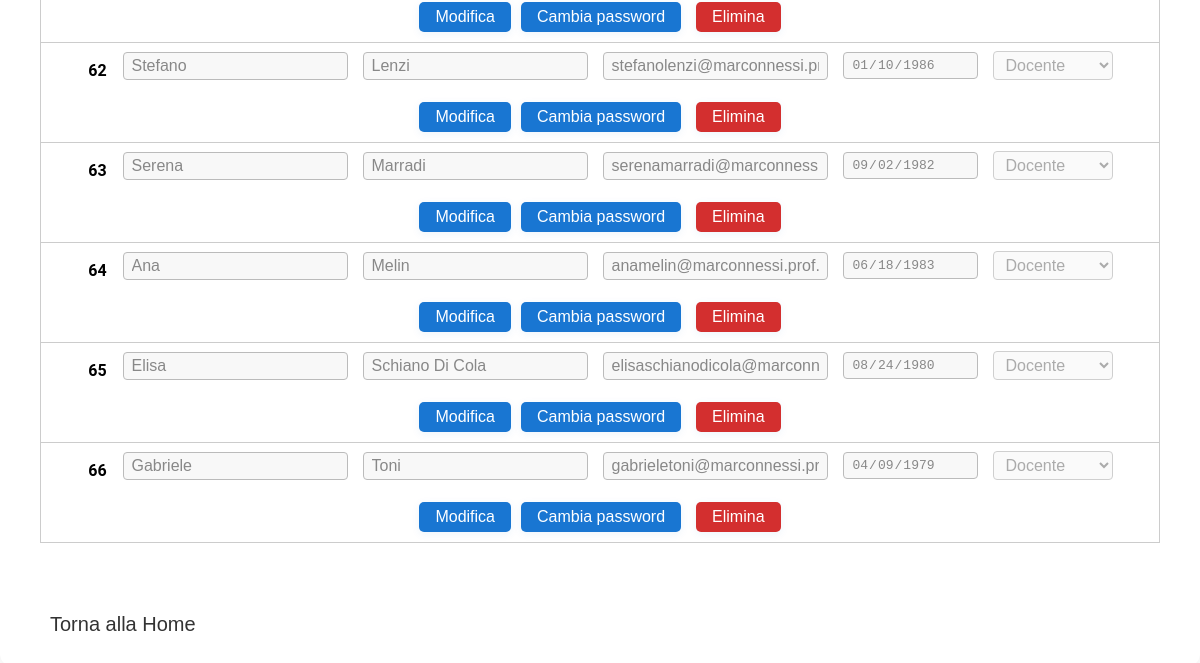
/marconnessi/pages/admin-utenti.php (signed in, lower part), run on an earlier commit of the app's database.
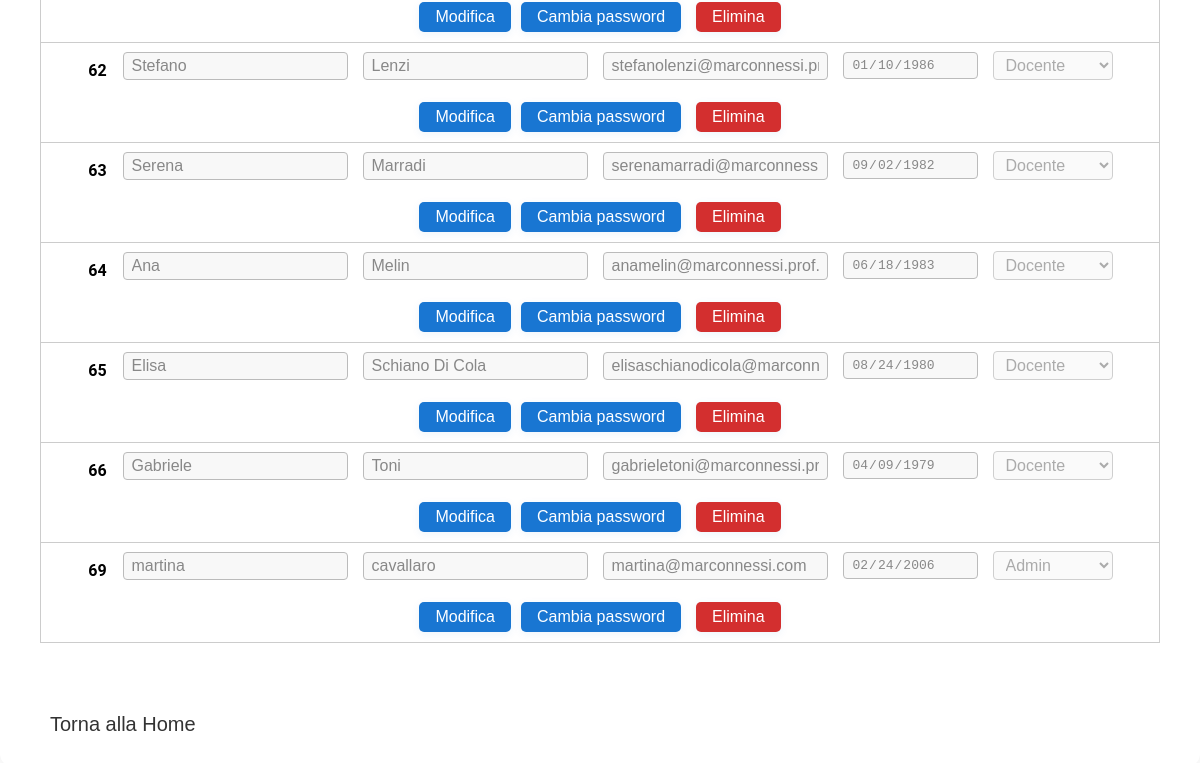
And on a later commit of the database.
### tables this page shows
CREATE TABLE `persone` (
  `id_persona` int(11) NOT NULL,
  `mail` varchar(319) NOT NULL,
  `password` varchar(255) NOT NULL,
  `nome` varchar(30) NOT NULL,
  `cognome` varchar(30) NOT NULL,
  `data_nascita` date NOT NULL,
  `ruolo` int(11) NOT NULL,
  `created` timestamp NOT NULL DEFAULT current_timestamp() ON UPDATE current_timestamp()
);

### marconnessi/pages/admin-utenti.php (the view, shortened to what this page needs)
<?php
$database = new Database();
$conn = $database->getConnection();
$utenti = [];
$result = $conn->query("SELECT id_persona, nome, cognome, mail, data_nascita, ruolo FROM persone");
while ($row = $result->fetch_assoc()) {
    $utenti[] = $row;
}
$ruoli = [1 => "Admin", 2 => "Docente", 3 => "Studente"];
?>
<!DOCTYPE html>
<html lang="it">
<head>
     <link rel="stylesheet" href="../assets/style-admin.css">
    <link rel="stylesheet" href="../assets/style-home.css">
</head>
<body>
<div class="container">
    <table class="admin-table">
        <?php foreach($utenti as $utente): ?>
<tr id="row-<?php echo $utente['id_persona']; ?>">
    <td colspan="7">
        <form method="post" class="form-inline" id="form-<?php echo $utente['id_persona']; ?>" style="display:flex; align-items:center; gap:10px;">
            <span><?php echo $utente['id_persona']; ?></span>
            <input type="text" name="nome" value="<?php echo htmlspecialchars($utente['nome']); ?>" required readonly>
            <input type="text" name="cognome" value="<?php echo htmlspecialchars($utente['cognome']); ?>" required readonly>
            <input type="email" name="mail" value="<?php echo htmlspecialchars($utente['mail']); ?>" required readonly>
            <input type="date" name="data_nascita" value="<?php echo htmlspecialchars($utente['data_nascita']); ?>" required readonly>
            <select name="ruolo" disabled required>
                <?php foreach($ruoli as $k=>$v): ?>
                    <option value="<?php echo $k; ?>" <?php if($utente['ruolo']==$k) echo "selected"; ?>><?php echo $v; ?></option>
                <?php endforeach; ?>
            </select>
            <button type="button" class="btn-admin" onclick="abilitaModifica(<?php echo $utente['id_persona']; ?>, this)">Modifica</button>
            <button type="button" class="btn-admin" onclick="mostraPassword(<?php echo $utente['id_persona']; ?>)">Cambia password</button>
            <button type="submit" name="elimina_utente" value="1" class="btn-admin" style="background:#d32f2f; margin-left:5px;" onclick="return confirm('Sei sicuro di voler eliminare questo utente?');">Elimina</button>
        </form>
    </td>
</tr>
        <?php endforeach; ?>
    </table>
    <a href="Home.php" class="btn-home-link" style="margin-top:20px; display:inline-block;">Torna alla Home</a>
</div>
</body>
</html>

What changed in the data, as far as the page shows it:
added persone: id_persona "69", nome "martina", cognome "cavallaro", mail "martina@marconnessi.com", data_nascita "02/24/2006", ruolo "Admin"
